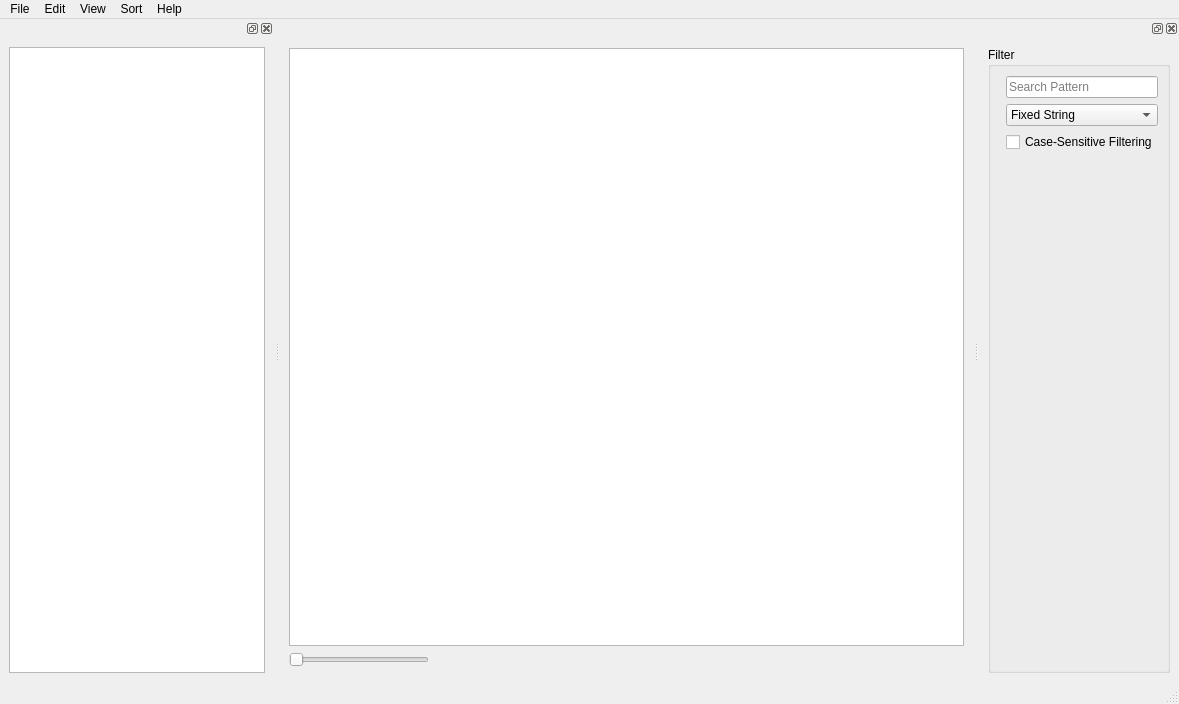
<?xml version="1.0" encoding="UTF-8"?>
<ui version="4.0">
 <class>MainWindow</class>
 <widget class="QMainWindow" name="MainWindow">
  <property name="geometry">
   <rect>
    <x>0</x>
    <y>0</y>
    <width>1179</width>
    <height>704</height>
   </rect>
  </property>
  <property name="windowTitle">
   <string>MainWindow</string>
  </property>
  <widget class="QWidget" name="centralwidget">
   <property name="sizePolicy">
    <sizepolicy hsizetype="MinimumExpanding" vsizetype="MinimumExpanding">
     <horstretch>0</horstretch>
     <verstretch>0</verstretch>
    </sizepolicy>
   </property>
   <layout class="QVBoxLayout" name="verticalLayout_2">
    <item>
     <widget class="KUrlLabel" name="pathBreadcrumbs">
      <property name="contextMenuPolicy">
       <enum>Qt::NoContextMenu</enum>
      </property>
     </widget>
    </item>
    <item>
     <widget class="KCategorizedView" name="thumbnailListView">
      <property name="contextMenuPolicy">
       <enum>Qt::ActionsContextMenu</enum>
      </property>
     </widget>
    </item>
    <item>
     <layout class="QVBoxLayout" name="verticalLayout_4">
      <item>
       <widget class="QSlider" name="iconSizeSlider">
        <property name="sizePolicy">
         <sizepolicy hsizetype="Maximum" vsizetype="Fixed">
          <horstretch>0</horstretch>
          <verstretch>0</verstretch>
         </sizepolicy>
        </property>
        <property name="minimumSize">
         <size>
          <width>140</width>
          <height>0</height>
         </size>
        </property>
        <property name="contextMenuPolicy">
         <enum>Qt::NoContextMenu</enum>
        </property>
        <property name="toolTip">
         <string>Icon height: %1 px</string>
        </property>
        <property name="orientation">
         <enum>Qt::Horizontal</enum>
        </property>
       </widget>
      </item>
      <item>
       <widget class="CancellableProgressWidget" name="directoryProgressWidget" native="true">
        <property name="sizePolicy">
         <sizepolicy hsizetype="MinimumExpanding" vsizetype="Preferred">
          <horstretch>0</horstretch>
          <verstretch>0</verstretch>
         </sizepolicy>
        </property>
       </widget>
      </item>
     </layout>
    </item>
   </layout>
  </widget>
  <widget class="QMenuBar" name="menubar">
   <property name="geometry">
    <rect>
     <x>0</x>
     <y>0</y>
     <width>1179</width>
     <height>30</height>
    </rect>
   </property>
   <widget class="QMenu" name="menuFile">
    <property name="title">
     <string>File</string>
    </property>
    <addaction name="actionOpen_Image"/>
    <addaction name="separator"/>
    <addaction name="action_Empty"/>
    <addaction name="actionExit"/>
   </widget>
   <widget class="QMenu" name="menuHelp">
    <property name="title">
     <string>Help</string>
    </property>
    <addaction name="actionAbout_ANPV"/>
    <addaction name="actionAbout_Qt"/>
   </widget>
   <widget class="QMenu" name="menuView">
    <property name="title">
     <string>View</string>
    </property>
    <addaction name="actionShow_Navigator_Window"/>
    <addaction name="separator"/>
    <addaction name="actionCombine_RAWs_and_JPGs"/>
    <addaction name="actionShow_AF_Points"/>
    <addaction name="actionRespect_EXIF_orientation"/>
    <addaction name="separator"/>
    <addaction name="actionNo_Change"/>
    <addaction name="actionFit_in_FOV"/>
    <addaction name="actionCenter_AF_focus_point"/>
   </widget>
   <widget class="QMenu" name="menuEdit">
    <property name="title">
     <string>Edit</string>
    </property>
    <addaction name="actionUndo"/>
    <addaction name="actionRedo"/>
    <addaction name="separator"/>
    <addaction name="actionFile_Copy_Move_Configuration"/>
   </widget>
   <widget class="QMenu" name="menuSort">
    <property name="title">
     <string>Sort</string>
    </property>
   </widget>
   <addaction name="menuFile"/>
   <addaction name="menuEdit"/>
   <addaction name="menuView"/>
   <addaction name="menuSort"/>
   <addaction name="menuHelp"/>
  </widget>
  <widget class="QStatusBar" name="statusbar"/>
  <widget class="QDockWidget" name="dockWidget">
   <attribute name="dockWidgetArea">
    <number>1</number>
   </attribute>
   <widget class="QWidget" name="dockWidgetContents">
    <layout class="QVBoxLayout" name="verticalLayout">
     <item>
      <widget class="QTreeView" name="fileSystemTreeView">
       <property name="contextMenuPolicy">
        <enum>Qt::ActionsContextMenu</enum>
       </property>
      </widget>
     </item>
    </layout>
   </widget>
  </widget>
  <widget class="QDockWidget" name="dockWidget_3">
   <attribute name="dockWidgetArea">
    <number>2</number>
   </attribute>
   <widget class="QWidget" name="dockWidgetContents_3">
    <layout class="QVBoxLayout" name="verticalLayout_3">
     <item>
      <widget class="QGroupBox" name="filterGroupBox">
       <property name="contextMenuPolicy">
        <enum>Qt::NoContextMenu</enum>
       </property>
       <property name="title">
        <string>Filter</string>
       </property>
       <layout class="QFormLayout" name="formLayout">
        <item row="1" column="1">
         <widget class="QLineEdit" name="lineEdit">
          <property name="sizePolicy">
           <sizepolicy hsizetype="MinimumExpanding" vsizetype="Fixed">
            <horstretch>0</horstretch>
            <verstretch>0</verstretch>
           </sizepolicy>
          </property>
          <property name="placeholderText">
           <string>Search Pattern</string>
          </property>
         </widget>
        </item>
        <item row="2" column="1">
         <widget class="QComboBox" name="comboBox">
          <property name="sizePolicy">
           <sizepolicy hsizetype="MinimumExpanding" vsizetype="Fixed">
            <horstretch>0</horstretch>
            <verstretch>0</verstretch>
           </sizepolicy>
          </property>
          <item>
           <property name="text">
            <string>Fixed String</string>
           </property>
          </item>
          <item>
           <property name="text">
            <string>String with wildcards</string>
           </property>
          </item>
          <item>
           <property name="text">
            <string>Regular Expression</string>
           </property>
          </item>
         </widget>
        </item>
        <item row="3" column="1">
         <widget class="QCheckBox" name="checkBox">
          <property name="text">
           <string>Case-Sensitive Filtering</string>
          </property>
         </widget>
        </item>
       </layout>
      </widget>
     </item>
    </layout>
   </widget>
  </widget>
  <action name="actionExit">
   <property name="text">
    <string>Exit</string>
   </property>
  </action>
  <action name="actionAbout_ANPV">
   <property name="text">
    <string>About ANPV</string>
   </property>
  </action>
  <action name="actionCombine_RAWs_and_JPGs">
   <property name="checkable">
    <bool>true</bool>
   </property>
   <property name="text">
    <string>Combine RAWs and JPGs</string>
   </property>
   <property name="toolTip">
    <string>&lt;html&gt;&lt;head/&gt;&lt;body&gt;&lt;p&gt;If a RAW file (e.g. .CR2 or .TIF) has a similar named .JPG file, only display the JPG and hide the RAWs.&lt;/p&gt;&lt;/body&gt;&lt;/html&gt;</string>
   </property>
  </action>
  <action name="actionNo_Change">
   <property name="checkable">
    <bool>true</bool>
   </property>
   <property name="text">
    <string>No Change</string>
   </property>
   <property name="toolTip">
    <string>&lt;html&gt;&lt;head/&gt;&lt;body&gt;&lt;p&gt;Do not change the scale, rotation or transformation when switching between images.&lt;/p&gt;&lt;/body&gt;&lt;/html&gt;</string>
   </property>
   <property name="shortcut">
    <string>F1</string>
   </property>
   <property name="shortcutContext">
    <enum>Qt::ApplicationShortcut</enum>
   </property>
  </action>
  <action name="actionFit_in_FOV">
   <property name="checkable">
    <bool>true</bool>
   </property>
   <property name="text">
    <string>Fit in FOV</string>
   </property>
   <property name="toolTip">
    <string>&lt;html&gt;&lt;head/&gt;&lt;body&gt;&lt;p&gt;When switching between images, fit the entire image into the Field Of View, i.e. the available space of the window.&lt;/p&gt;&lt;/body&gt;&lt;/html&gt;</string>
   </property>
   <property name="shortcut">
    <string>F2</string>
   </property>
   <property name="shortcutContext">
    <enum>Qt::ApplicationShortcut</enum>
   </property>
  </action>
  <action name="actionCenter_AF_focus_point">
   <property name="checkable">
    <bool>true</bool>
   </property>
   <property name="text">
    <string>Center AF focus point</string>
   </property>
   <property name="toolTip">
    <string>&lt;html&gt;&lt;head/&gt;&lt;body&gt;&lt;p&gt;This will preserve the zoom factor, while making sure to transpose the image so that the AF points which are &amp;quot;in-focus&amp;quot; are located in the center of the FOV. If no AF data is available, no transposing takes place.&lt;/p&gt;&lt;/body&gt;&lt;/html&gt;</string>
   </property>
   <property name="shortcut">
    <string>F3</string>
   </property>
   <property name="shortcutContext">
    <enum>Qt::ApplicationShortcut</enum>
   </property>
  </action>
  <action name="actionUndo">
   <property name="text">
    <string>Undo</string>
   </property>
  </action>
  <action name="actionRedo">
   <property name="text">
    <string>Redo</string>
   </property>
  </action>
  <action name="actionFile_Copy_Move_Configuration">
   <property name="text">
    <string>File Copy/Move Configuration</string>
   </property>
   <property name="shortcut">
    <string>F12</string>
   </property>
   <property name="shortcutContext">
    <enum>Qt::ApplicationShortcut</enum>
   </property>
  </action>
  <action name="actionAbout_Qt">
   <property name="text">
    <string>About Qt</string>
   </property>
  </action>
  <action name="actionOpen_Image">
   <property name="text">
    <string>Open Image</string>
   </property>
   <property name="shortcut">
    <string>Ctrl+O</string>
   </property>
   <property name="shortcutContext">
    <enum>Qt::ApplicationShortcut</enum>
   </property>
  </action>
  <action name="action_Empty">
   <property name="enabled">
    <bool>false</bool>
   </property>
   <property name="text">
    <string/>
   </property>
  </action>
  <action name="actionShow_Navigator_Window">
   <property name="text">
    <string>Show Navigator Window</string>
   </property>
   <property name="shortcut">
    <string>Esc</string>
   </property>
   <property name="shortcutContext">
    <enum>Qt::ApplicationShortcut</enum>
   </property>
  </action>
  <action name="actionShow_AF_Points">
   <property name="checkable">
    <bool>true</bool>
   </property>
   <property name="text">
    <string>Show AF Points</string>
   </property>
   <property name="toolTip">
    <string>&lt;html&gt;&lt;head/&gt;&lt;body&gt;&lt;p&gt;Shows the AutoFocus Points available in the EXIF metadata. Currently only supported for Canon cameras.&lt;/p&gt;&lt;/body&gt;&lt;/html&gt;</string>
   </property>
  </action>
  <action name="actionRespect_EXIF_orientation">
   <property name="checkable">
    <bool>true</bool>
   </property>
   <property name="text">
    <string>Respect EXIF orientation</string>
   </property>
   <property name="toolTip">
    <string>&lt;html&gt;&lt;head/&gt;&lt;body&gt;&lt;p&gt;Automatically rotates the image as indicated by the EXIF metadata. If no such information is available, landscape orientation will be used by default.&lt;/p&gt;&lt;/body&gt;&lt;/html&gt;</string>
   </property>
  </action>
 </widget>
 <customwidgets>
  <customwidget>
   <class>KCategorizedView</class>
   <extends>QListView</extends>
   <header>kcategorizedview.h</header>
  </customwidget>
  <customwidget>
   <class>KUrlLabel</class>
   <extends>QLabel</extends>
   <header>kurllabel.h</header>
  </customwidget>
  <customwidget>
   <class>CancellableProgressWidget</class>
   <extends>QWidget</extends>
   <header>src/widgets/CancellableProgressWidget.hpp</header>
   <container>1</container>
  </customwidget>
 </customwidgets>
 <resources/>
 <connections/>
</ui>
